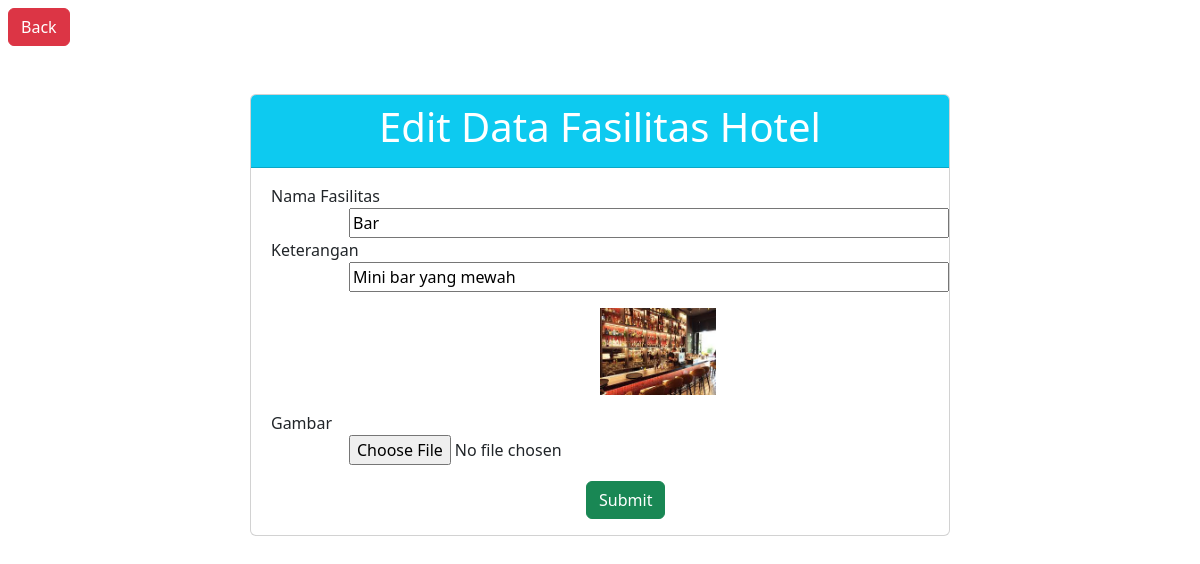
/admin/edit/edit_fasilitas_hotel.php?id=1, run on the app's committed database.
### tables this page shows
CREATE TABLE `fasilitas_hotel` (
  `id_hotel` int(11) NOT NULL,
  `id_admin` int(11) NOT NULL,
  `nama_fasilitas` varchar(100) NOT NULL,
  `keterangan` varchar(100) NOT NULL,
  `gambar` varchar(100) NOT NULL
);

### admin/edit/edit_fasilitas_hotel.php (the view, shortened to what this page needs)
<?php
    include "../../DB/koneksi.php";
    $id = $_GET["id"];
    $halaman = $_GET["halaman"];
    $result = mysqli_query($koneksi, "SELECT * FROM fasilitas_hotel WHERE id_hotel = $id");
    $data = mysqli_fetch_assoc($result);
?>
<link rel="stylesheet" href="../../bootstrap/css/bootstrap.min.css">
<link rel="stylesheet" href="../../css/pesan.css">
<a href="../fasilitas_hotel.php?halaman=<?= $halaman ?>" class="btn btn-danger mt-2 ms-2">Back</a>
<div class="col-lg-7 mx-auto my-5">
    <div class="card card-primary card-outline">
        <div class="card-header bg-info">
            <h1 class="text-center text-white">Edit Data Fasilitas Hotel</h1>
        </div>
        <form action="../proses_edit/prosesEdit_fasilitas_hotel.php" class="mt-3 mb-3" method="post" onsubmit="return validasi()" enctype="multipart/form-data">
            <label for="nama_fasilitas">Nama Fasilitas</label>
            <input type="text" id="nama_fasilitas" name="nama_fasilitas" value="<?= $data['nama_fasilitas'] ?>">
            <br><br>
            <label for="keterangan">Keterangan</label>
            <input type="text" id="keterangan" name="keterangan" value="<?= $data['keterangan'] ?>">
            <br><br>
            <?php
                if($data["gambar"] >= 1){
            ?>
            <div>
                <img src="../../image/fasilitas_hotel/<?= $data["gambar"] ?>" class="img-preview1 img-fluid mb-3 mt-3 col-sm-2 ms-auto img1">
            </div>
            <?php
                }
            ?>
            <label for="gambar">Gambar</label>
            <input type="file" name="gambar" id="gambar" onchange="previewImage1()">
            <br><br>
            <button class="btn btn-success mt-3" type="submit" name="submit">Submit</button>
        </form>
    </div>
</div>

### css/pesan.css (style rules this page uses)
form { overflow: hidden; }
label { float: inline-start; padding-right: 5px; width: 250px; margin-left: 20px; }
input { float: inline-end; width: 600px; }
button { margin-left: 48%; }

### admin/edit/edit_fasilitas_hotel.php (style rules this page uses)
.img1 { margin-left: 50% !important; margin-right: auto !important; }

### data on the page
fasilitas_hotel: nama_fasilitas "Bar", keterangan "Mini bar yang mewah", gambar (picture)
